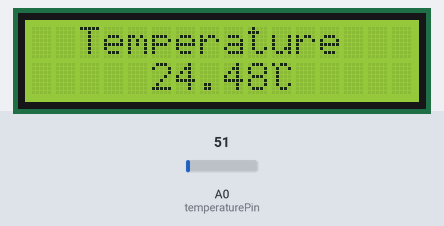
The sketch below on a simulated Arduino Uno, built with avr-gcc and run on an emulated ATmega328P. Shown: 16×2 character LCD. The test bench sets the inputs (shaded band); at power-on: A0 (temperaturePin) = 51.

Above: at 1.2 s.
1.3 s: A0 (temperaturePin) set to 61
At 2.1 s:
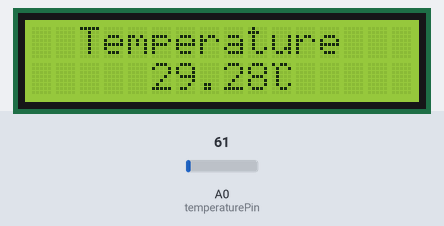
4.8 s: A0 (temperaturePin) set to 71
At 5.7 s:
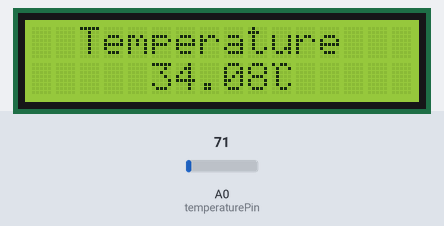
6.6 s: A0 (temperaturePin) set to 86
At 7.8 s:
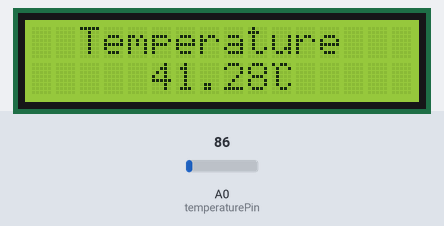
Timing chart, 0 to 9.6 s (numbered marks = the images above; inputs shaded):
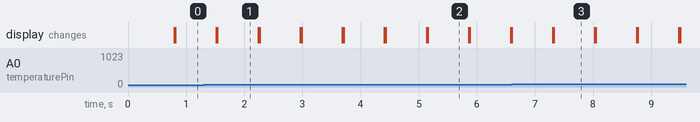

Measured:
- after the input at 1.3 s, the display: first differs from a run without the input after 0.24 s (image 1)
- after the input at 6.6 s, the display: first differs from a run without the input after 0.73 s (image 3)
- what the display in image 1 shows lasts 0.7 s, from 1.5 s to 2.2 s

The sketch:

LM35.ino
```cpp
#include <Wire.h>
#include <LiquidCrystal_I2C.h>
LiquidCrystal_I2C lcd(0x27,16,2);
int temperaturePin = A0;  //温度读取引脚
int temperatureValue = 0;

byte temperatureSymbol[8] = {  //创建 ‘℃’符号
  B10110,
  B01001,
  B01000,
  B01000,
  B01000,
  B01001,
  B00110
};

void setup() {
  lcd.init();        //液晶初使化
  lcd.backlight();   //打开背光
  lcd.createChar(0,temperatureSymbol);   //将数量写入寄存器
}

void loop() {
  temperatureValue = analogRead(temperaturePin);
  lcd.setCursor(0,0);
  lcd.print("  Temperature ");
  lcd.setCursor(5,1);
  lcd.print(temperatureValue*0.48);  //单位转换，10mV对应1度 temperature * (5/1024)*100
  lcd.write(byte(0));   //显示℃符号
  delay(700);
  lcd.clear();
}
```
